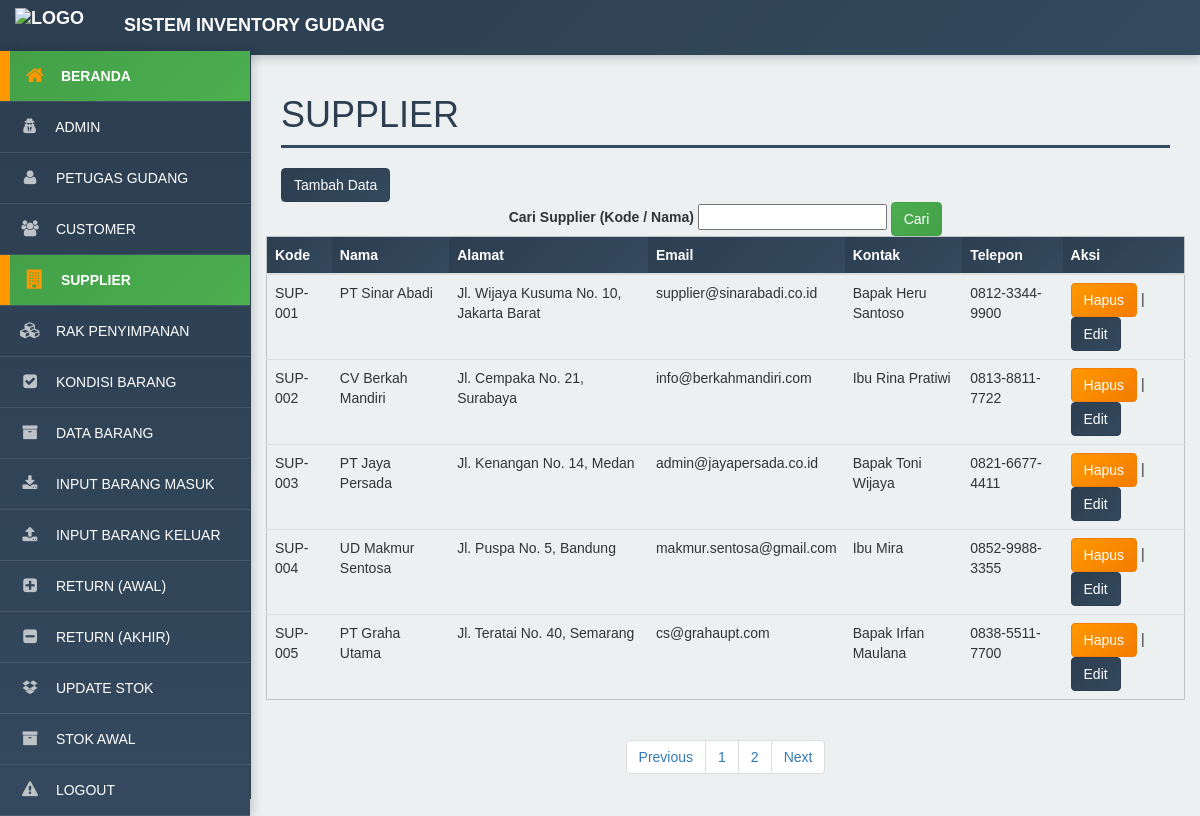
Screenshot of /admin/modul/supplier/title.php with the database file from the repository.
### tables this page shows
CREATE TABLE `tb_sup` (
  `kode_sup` varchar(255) NOT NULL,
  `nama_sup` varchar(255) NOT NULL,
  `alamat_sup` text NOT NULL,
  `email_sup` varchar(255) NOT NULL,
  `cp_sup` varchar(255) NOT NULL,
  `telepon_sup` varchar(255) NOT NULL
);

### admin/modul/supplier/paging.php (the view, shortened to what this page needs)
<?php
include '../koneksi.php';
$batas = 5;
$halaman = isset($_GET['halaman']) && is_numeric($_GET['halaman']) ? (int) $_GET['halaman'] : 1;
$halaman_awal = ($halaman > 1) ? ($halaman * $batas) - $batas : 0;
if (isset($_POST['go_supplier'])) {
    $cari = mysqli_real_escape_string($koneksi, $_POST['cari_supplier']);
    $data_supplier = mysqli_query($koneksi, "
        SELECT * FROM tb_sup
        WHERE kode_sup LIKE '%$cari%'
           OR nama_sup LIKE '%$cari%'
        ORDER BY kode_sup ASC
        LIMIT $halaman_awal, $batas
    ");
} else {
    $data_supplier = mysqli_query($koneksi, "
        SELECT * FROM tb_sup
        ORDER BY CAST(SUBSTRING_INDEX(kode_sup, '-', -1) AS UNSIGNED) ASC
        LIMIT $halaman_awal, $batas
    ");
}
while ($row = mysqli_fetch_assoc($data_supplier)) {
    ?>
    <tr>
        <td><?= $row['kode_sup']; ?></td>
        <td><?= $row['nama_sup']; ?></td>
        <td><?= $row['alamat_sup']; ?></td>
        <td><?= $row['email_sup']; ?></td>
        <td><?= $row['cp_sup']; ?></td>
        <td><?= $row['telepon_sup']; ?></td>
        <td>
            <a href="index.php?m=supplier&s=hapus&kode_sup=<?= $row['kode_sup']; ?>"
                onclick="return confirm('Yakin Akan Dihapus?')">
                <button class="btn btn-danger">Hapus</button>
            </a>
            |
            <a href="index.php?m=supplier&s=ubah&kode_sup=<?= $row['kode_sup']; ?>">
                <button class="btn btn-primary">Edit</button>
            </a>
        </td>
    </tr>
    <?php
}
?>

### css/tampilanadmin.css (style rules this page uses)
body { font-family: Arial, sans-serif; background-color: #ecf0f1; }
.btn-primary { background: linear-gradient(135deg, #2c3e50, #34495e) !important; border-color: #2c3e50 !important; color: #ffffff !important; }
.btn-danger { background: linear-gradient(135deg, #FF9800, #F57C00) !important; border-color: #F57C00 !important; color: #ffffff !important; }
.table-striped tbody tr:nth-of-type(odd) { background-color: #ecf0f1; }
a { color: #2c3e50; transition: color 0.3s ease; }

### css/print.css (style rules this page uses)
body { font-size: 10px; color: #000; overflow-x: hidden; font-family: 'Arial', sans-serif; background: white; }

### rows the page displays
tb_sup: kode_sup "SUP-001", nama_sup "PT Sinar Abadi", alamat_sup "Jl. Wijaya Kusuma No. 10, Jakarta Barat", email_sup "supplier@sinarabadi.co.id", cp_sup "Bapak Heru Santoso", telepon_sup "0812-3344-9900"
tb_sup: kode_sup "SUP-002", nama_sup "CV Berkah Mandiri", alamat_sup "Jl. Cempaka No. 21, Surabaya", email_sup "info@berkahmandiri.com", cp_sup "Ibu Rina Pratiwi", telepon_sup "0813-8811-7722"
tb_sup: kode_sup "SUP-003", nama_sup "PT Jaya Persada", alamat_sup "Jl. Kenangan No. 14, Medan", email_sup "admin@jayapersada.co.id", cp_sup "Bapak Toni Wijaya", telepon_sup "0821-6677-4411"
tb_sup: kode_sup "SUP-004", nama_sup "UD Makmur Sentosa", alamat_sup "Jl. Puspa No. 5, Bandung", email_sup "makmur.sentosa@gmail.com", cp_sup "Ibu Mira", telepon_sup "0852-9988-3355"
tb_sup: kode_sup "SUP-005", nama_sup "PT Graha Utama", alamat_sup "Jl. Teratai No. 40, Semarang", email_sup "cs@grahaupt.com", cp_sup "Bapak Irfan Maulana", telepon_sup "0838-5511-7700"
